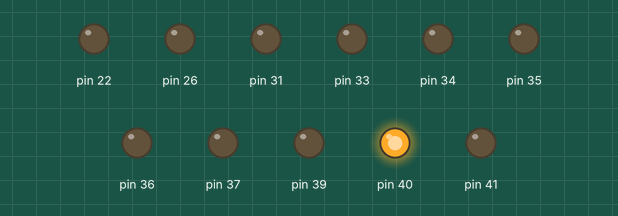
This sketch was run on a simulated Arduino Mega 2560, built with avr-gcc and run on an emulated ATmega2560. On the bench: output pins drawn as LEDs (lit = HIGH). Pins used as bus, display or sensor lines are not drawn.

Above: at 0.1 s.
Timing chart, 0 to 1.8 s (numbered marks = the images above):
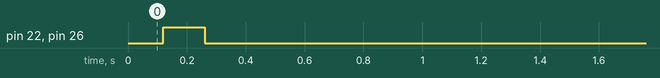

The sketch:

dummylcd_string.ino
```cpp
#include "dummylcd.h"

dummylcd LCDA;

void setup() {


  // Initialize the LCD Screen

  LCDA.initLcd();

  // Set the Text only cursor to desired values

  LCDA.setCursor(10,20, 0x05E0, 0x0000);

  // Let's print some text, null terminated

  LCDA.print("Lorem ipsum" + '\0');

}


void loop() {

}
```

dummylcd.cpp
```cpp
#include "dummylcd.h"

extern "C" {


#include <inttypes.h>
#include <avr/pgmspace.h>

}


int cursorX, cursorY, cursorFg, cursorBg;

#include "font.h"

dummylcd::dummylcd() {

}

// Function to mirror a Byte, used for Arduino breakout board

byte dummylcd::swapBits(byte b) {
  b = (b & 0xF0) >> 4 | (b & 0x0F) << 4;
  b = (b & 0xCC) >> 2 | (b & 0x33) << 2;
  b = (b & 0xAA) >> 1 | (b & 0x55) << 1;

  return b;
}

// Write a Command to the Display Port

void dummylcd::writeCommand(byte data) {
  PORTG &= ~(1<<2);

  PORTA = data;

  PORTD |= (1<<7);

  PORTD &= ~(1<<7);
}

// Write a Data Word to the Display Port

void dummylcd::writeData(int data) {
  PORTG |= (1<<2);

  PORTA = data;
  PORTC = swapBits(data >> 8);

  PORTD |= (1<<7);

  PORTD &= ~(1<<7);
}


void dummylcd::initLcd(void) {

  PORTA = 0x00;
  PORTC = 0x00;
  DDRC = 0xFF;
  DDRA = 0xFF;

  // set CS pin LOW

  PORTG &= ~(1<<0);
  DDRG |= (1<<0);

  // set RS pin LOW

  PORTG &= ~(1<<2);
  DDRG |= (1<<2);

  // set RESET pin LOW

  PORTG &= ~(1<<1);
  DDRG |= (1<<1);

  // set WR pin LOW

  PORTD &= ~(1<<7);
  DDRD |= (1<<7);

  PORTG |= (1<<1);
  delay(5);
  PORTG &= ~(1<<1);
  delay(15);
  PORTG |= (1<<1);
  delay(100);


  writeCommand(0xE9);       // DBI Dummy Command
  writeData(0x20);

  writeCommand(0x11);        //  Exit Sleep
  delay(100);

  writeCommand(0xD0);        //  Power Setting
  writeData(0x04);
  writeData(0x07);
  writeData(0x00);

  writeCommand(0xD1);        //  VCOM Control
  writeData(0x00);
  writeData(0x71);
  writeData(0x19);

  writeCommand(0x36);        //  Address Mode
  writeData(0x28);

  writeCommand(0x3A);        //  Pixel Format
  writeData(0x55);

  writeCommand(0xC1);        //  Display Timing
  writeData(0x10);
  writeData(0x10);
  writeData(0x02);
  writeData(0x02);

  writeCommand(0xC0);        //  Set Default Gamma
  writeData(0x00);
  writeData(0x35);
  writeData(0x00);
  writeData(0x00);
  writeData(0x01);
  writeData(0x02);

  writeCommand(0xC5);         //  Set frame rate
  writeData(0x04);

  writeCommand(0xD2);         //  power setting
  writeData(0x01);
  writeData(0x44);

  writeCommand(0xC8);         //  Set Gamma
  writeData(0x04);
  writeData(0x67);
  writeData(0x35);
  writeData(0x04);
  writeData(0x08);
  writeData(0x06);
  writeData(0x24);
  writeData(0x01);
  writeData(0x37);
  writeData(0x40);
  writeData(0x03);
  writeData(0x10);
  writeData(0x08);
  writeData(0x80);
  writeData(0x00);

  writeCommand(0xB3);
  writeData( 0x02);
  writeData( 0x00);
  writeData( 0x00);
  writeData( 0x20);

  writeCommand(0x2A);         //  Set Column Address
  writeData(0x00);
  writeData(0x00);
  writeData(0x01);
  writeData(0x8F);

  writeCommand(0x2B);         //  Set Page Address
  writeData(0x00);
  writeData(0x00);
  writeData(0x00);
  writeData(0xEF);

  writeCommand(0x29);         // display on

  writeCommand(0x20);         // display on

  writeCommand(0x2C);         // start GRAM display


  // Clean the display to black

  for(int i = 0; i < 400; i++) {
    for(int j = 0; j < 240; j++) {
      writeData( 0x00);
    }
  }

// TODO: first clean display then activate power!

}


void dummylcd::setWindow(int x, int y, int width, int height) {
  if((width > 0) && (height > 0)) {

    int x_end = x + width - 1;
    int y_end = y + height - 1;

    writeCommand(0x2A);         //Set Column Address
    writeData((x >> 8) & 0x01);
    writeData(x & 0xFF);
    writeData((x_end >> 8) & 0x01);
    writeData(x_end & 0xFF);
    writeCommand(0x2B);         //Set Page Address
    writeData((y >> 8) & 0x01);
    writeData(y & 0xFF);
    writeData((y_end >> 8) & 0x01);
    writeData(y_end & 0xFF);
    writeCommand(0x2C);         //display on

  }
}

// fill a box with the specified color

void dummylcd::fillRect(int x, int y, int width, int height, int color) {

  setWindow(x, y, width, height);

  for(int i = x; i < x + width; i++) {
    for(int j = y; j <= y + width; j++) {
      writeData(color);
    }
  }
}

// set a pixel to the specified color

void dummylcd::setPixel(int color) {

  writeData(color);

}

// set the text only cursor to desired values

void dummylcd::setCursor(int x, int y, int fgcolor, int bgcolor) {
  cursorX = x;
  cursorY = y;
  cursorFg = fgcolor;
  cursorBg = bgcolor;
}

// print a string, null terminated

void dummylcd::print(char *string) {

  // first we estimate the overall string length

  int stringlength;
  while(*string != '\0') {
    stringlength++;
    string++;
  }
  string -= stringlength;

  // then set the window to the the strings width

  setWindow(cursorX, cursorY, stringlength*8, 8);

  // draw the font

  for(int i = 0; i < 8; i++) {
    for (int j = 0; j < stringlength; j++) {
      char myChar = font[*string][i];
      for(int k = 0; k < 8; k++) {
        if((myChar & (0x80 >> k)) > 0) {
          setPixel(cursorFg);
        } else {
          setPixel(cursorBg);
        }
      }
      string++;
    }
    string -= stringlength;
  }
}
```

dummylcd.h
```cpp
#pragma once
#include <avr/pgmspace.h>
#include <inttypes.h>
#include <Arduino.h>


typedef unsigned char byte;


class dummylcd {


public:

dummylcd();

byte swapBits(byte b);
void writeCommand(byte data);
void writeData(int data);
void initLcd(void);
void setWindow(int x, int y, int width, int height);
void fillRect(int x, int y, int width, int height, int color);
void setPixel(int color);
void setCursor(int x, int y, int fgcolor, int bgcolor);
void print(char *string);


};
```

Source omitted: font.h (data table, 13085 bytes)
